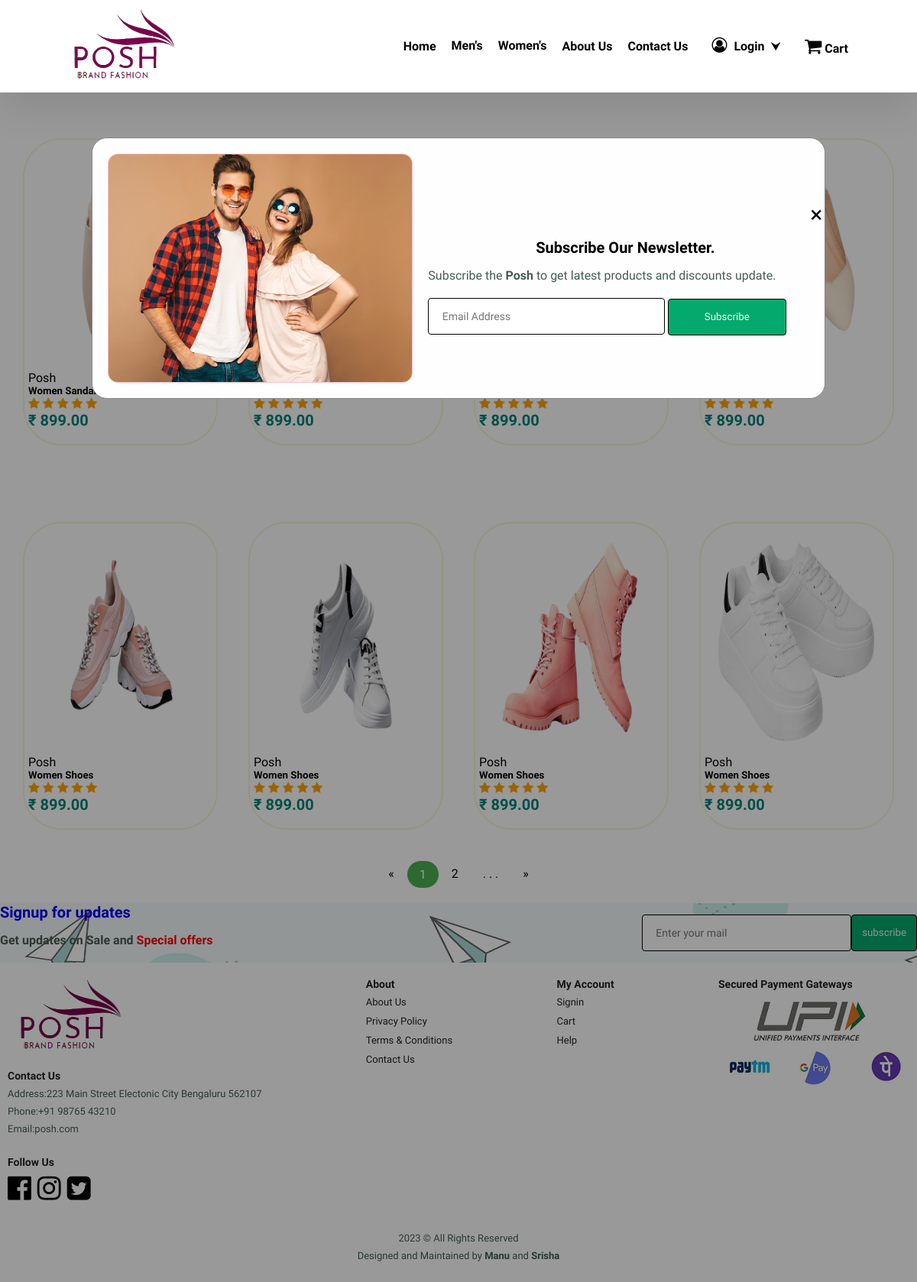
Screenshot of /women_foot_1.php with the database file from the repository.
### tables this page shows
CREATE TABLE `products` (
  `product_id` int(11) NOT NULL,
  `Gender` varchar(10) NOT NULL,
  `product_name` varchar(100) NOT NULL,
  `product_category` varchar(100) NOT NULL,
  `product_description` varchar(255) NOT NULL,
  `product_image` varchar(255) NOT NULL,
  `product_price` decimal(6,2) NOT NULL,
  `product_special offer` int(2) NOT NULL,
  `product_color` varchar(100) NOT NULL
);

### Includes/women_up.php (called while the page is built, shortened)
<?php
include('connection.php');
$stmt6 = $conn->prepare("SELECT * FROM products WHERE Gender='Women' AND product_category='Footwear/sandals' LIMIT 4");
$stmt6->execute();
$sandals= $stmt6->get_result();
$stmt7 = $conn->prepare("SELECT * FROM products WHERE Gender='Women' AND product_category='Footwear/shoes' LIMIT 4");
$stmt7->execute();
$shoes= $stmt7->get_result();
?>

### women_foot_1.php (the view, shortened to what this page needs)
<html>
<head>
    <link rel="stylesheet" href="https://cdnjs.cloudflare.com/ajax/libs/font-awesome/4.7.0/css/font-awesome.min.css">
    <link rel="stylesheet" href="styles.css">
</head>
<body>
 <?php include_once("includes/head.php"); ?>
                <section id="topproduct" class="section-p1">
                <div class="Collection">
                    <?php include('Includes/women_up.php'); ?>
                    <?php while($row = $sandals->fetch_assoc()) { ?>
                        <div class="product">
                           <a href="<?php echo "single_product_foot.php?product_id=".$row['product_id']; ?>"> <img src="Assets/<?php echo $row['product_image']; ?>"></a>
                            <div class="description">
                            <span>Posh</span>
                                <h5><?php echo $row['product_name']; ?></h5>
                                <div class="rating">
                                        <span class="fa fa-star checked"></span>
                                        <span class="fa fa-star checked"></span>
                                        <span class="fa fa-star checked"></span>
                                        <span class="fa fa-star checked"></span>
                                        <span class="fa fa-star checked"></span>
                                </div>
                            <h4>&#8377; <?php echo $row['product_price']; ?></h4>
                            </div>
                </div>
                <?php } ?>
                </section>
                <section id="topproduct" class="section-p1">
                  <div class="Collection">
                      <?php include('Includes/women_up.php'); ?>
                      <?php while($row = $shoes->fetch_assoc()) { ?>
                          <div class="product">
                             <a href="<?php echo "single_product_foot.php?product_id=".$row['product_id']; ?>"> <img src="Assets/<?php echo $row['product_image']; ?>"></a>
                              <div class="description">
                              <span>Posh</span>
                                  <h5><?php echo $row['product_name']; ?></h5>
                                  <div class="rating">
                                          <span class="fa fa-star checked"></span>
                                          <span class="fa fa-star checked"></span>
                                          <span class="fa fa-star checked"></span>
                                          <span class="fa fa-star checked"></span>
                                          <span class="fa fa-star checked"></span>
                                  </div>
                              <h4>&#8377; <?php echo $row['product_price']; ?></h4>
                              </div>
                  </div>
                  <?php } ?>
                  </section>
           <div class="pagination">
            <a href="women_foot_1.php">&laquo;</a>
            <a class="active" href="women_foot_1.php">1</a>
            <a class="" href="women_foot_2.php">2</a>
            <a href="#"> . . .</a>
            <a href="women_foot_2.php">&raquo;</a>
          </div>
          <br/>
</body>
</html>

### styles.css (style rules this page uses)
* { margin: 0; padding: 0; box-sizing: border-box; font-family: "Spartan", sans-serif; }
html { scroll-behavior: smooth; }
.checked { color: orange; }
section { padding: auto; }
h4 { font-size: 20px; color: #222; }
p { font-size: 16px; color: #465b52; margin: 15px 0 20px 0; }
.section-p1 { padding: 20px 10px; }
body { width: 100%; }
#topproduct { text-align: center; }
#topproduct .product img { width: 90%; }
#topproduct .product .description { text-align: start; padding: 10px 0; }
#topproduct .product h4 { color: #088178; }
#topproduct .Collection { display: flex; justify-content: space-between; padding-top: 20px; }
#subscribe { display: flex; justify-content: space-between; flex-wrap: wrap; align-items: center; background-image: url("Assets/newsletter-background.png"); background-repeat: no-repeat; }
#subscribe h4 { font-size: 20px; font-weight: 500; color:blue; }
#subscribe p span { color:red }
#subscribe .form { display: flex; width: 30%; }
#subscribe input { height: 3rem; padding: 0 1.24em; width: 100%; border :1px double black; font-size: 14px; border-radius: 4px; outline: none; }
#subscribe .form button { height: 3rem; padding: 0 1.24em; background-color: #04AA6D; color: #eef7f6; white-space: inherit; padding: 13px; border :1px double black; width: 100%; border-radius: 4px; }
footer { display: flex; flex-wrap: wrap; justify-content: space-between; }
footer .col { display: flex; flex-direction: column; align-items: flex-start; margin-bottom: 20px; }
footer h4 { font-size: 14px; margin:0 0 8px 0; }
footer p { font-size: 13px; margin: 0 0 8px 0; }
footer a { font-size: 13px; text-decoration: none; color:#222; margin-bottom: 10px; }
footer .follow { margin-top: 20px; }
footer .follow i { color:black; padding-right: 4px; cursor: pointer; }
footer .copyright { width: 100%; text-align: center; }
.pagination { display: flex; justify-content: center; }
.pagination a { color: black; float: left; padding: 8px 16px; text-decoration: none; }
.pagination a.active { background-color: #4CAF50; color: white; border: 1px solid #fff; border-radius: 30px; }

### rows the page displays
products: product_name "Women Sandal", product_price "899.00"
products: product_price "899.00"
products: product_price "899.00"
products: product_price "899.00"
products: product_image (picture), product_name "Women Shoes", product_price "899.00"
products: product_image (picture), product_name "Women Shoes", product_price "899.00"
products: product_image (picture), product_name "Women Shoes", product_price "899.00"
products: product_image (picture), product_name "Women Shoes", product_price "899.00"
